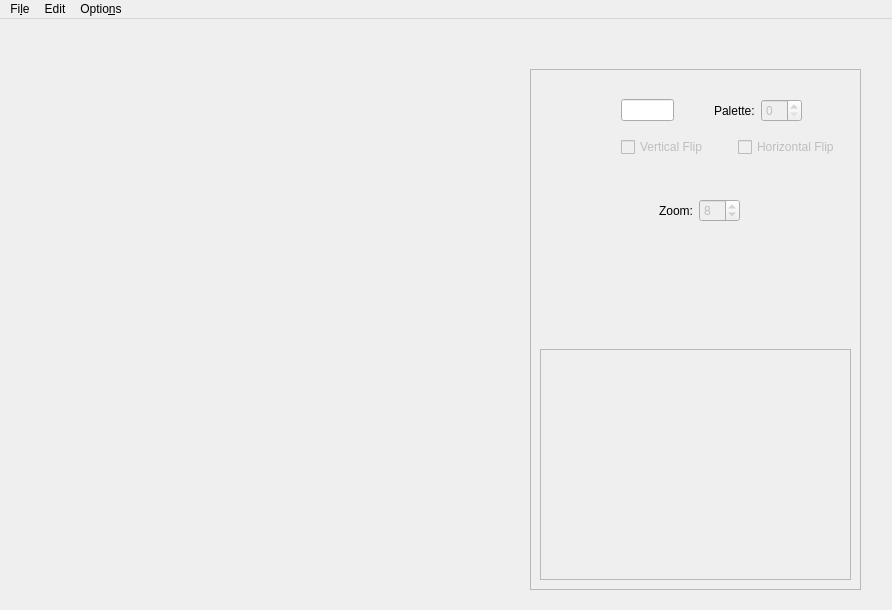
<?xml version="1.0" encoding="UTF-8"?>
<ui version="4.0">
 <class>MainWindow</class>
 <widget class="QMainWindow" name="MainWindow">
  <property name="geometry">
   <rect>
    <x>0</x>
    <y>0</y>
    <width>892</width>
    <height>610</height>
   </rect>
  </property>
  <property name="windowTitle">
   <string>Thracia Tileset Editor</string>
  </property>
  <widget class="QWidget" name="centralWidget">
   <widget class="TileSetLabel" name="tileSetLabel">
    <property name="enabled">
     <bool>false</bool>
    </property>
    <property name="geometry">
     <rect>
      <x>10</x>
      <y>50</y>
      <width>512</width>
      <height>512</height>
     </rect>
    </property>
    <property name="sizePolicy">
     <sizepolicy hsizetype="Fixed" vsizetype="Fixed">
      <horstretch>0</horstretch>
      <verstretch>0</verstretch>
     </sizepolicy>
    </property>
    <property name="minimumSize">
     <size>
      <width>512</width>
      <height>512</height>
     </size>
    </property>
    <property name="baseSize">
     <size>
      <width>512</width>
      <height>512</height>
     </size>
    </property>
    <property name="frameShape">
     <enum>QFrame::NoFrame</enum>
    </property>
    <property name="text">
     <string/>
    </property>
    <property name="alignment">
     <set>Qt::AlignLeading|Qt::AlignLeft|Qt::AlignTop</set>
    </property>
   </widget>
   <widget class="QFrame" name="frame">
    <property name="geometry">
     <rect>
      <x>530</x>
      <y>50</y>
      <width>331</width>
      <height>521</height>
     </rect>
    </property>
    <property name="frameShape">
     <enum>QFrame::StyledPanel</enum>
    </property>
    <property name="frameShadow">
     <enum>QFrame::Raised</enum>
    </property>
    <widget class="QScrollArea" name="scrollArea">
     <property name="geometry">
      <rect>
       <x>10</x>
       <y>280</y>
       <width>311</width>
       <height>231</height>
      </rect>
     </property>
     <property name="frameShape">
      <enum>QFrame::StyledPanel</enum>
     </property>
     <property name="verticalScrollBarPolicy">
      <enum>Qt::ScrollBarAsNeeded</enum>
     </property>
     <property name="sizeAdjustPolicy">
      <enum>QAbstractScrollArea::AdjustIgnored</enum>
     </property>
     <property name="widgetResizable">
      <bool>true</bool>
     </property>
     <property name="alignment">
      <set>Qt::AlignHCenter|Qt::AlignTop</set>
     </property>
     <widget class="QWidget" name="scrollAreaWidgetContents">
      <property name="geometry">
       <rect>
        <x>0</x>
        <y>0</y>
        <width>309</width>
        <height>229</height>
       </rect>
      </property>
      <layout class="QGridLayout" name="gridLayout_2">
       <item row="0" column="0">
        <widget class="TileSetLabel" name="rawTilesLabel">
         <property name="sizePolicy">
          <sizepolicy hsizetype="Expanding" vsizetype="Expanding">
           <horstretch>0</horstretch>
           <verstretch>0</verstretch>
          </sizepolicy>
         </property>
         <property name="maximumSize">
          <size>
           <width>256</width>
           <height>640</height>
          </size>
         </property>
         <property name="text">
          <string/>
         </property>
         <property name="alignment">
          <set>Qt::AlignLeading|Qt::AlignLeft|Qt::AlignTop</set>
         </property>
        </widget>
       </item>
      </layout>
     </widget>
    </widget>
    <widget class="QWidget" name="layoutWidget">
     <property name="geometry">
      <rect>
       <x>10</x>
       <y>10</y>
       <width>311</width>
       <height>181</height>
      </rect>
     </property>
     <layout class="QGridLayout" name="gridLayout_6">
      <item row="0" column="0">
       <widget class="TileSetLabel" name="tileEditLabel">
        <property name="enabled">
         <bool>false</bool>
        </property>
        <property name="sizePolicy">
         <sizepolicy hsizetype="Preferred" vsizetype="Expanding">
          <horstretch>1</horstretch>
          <verstretch>0</verstretch>
         </sizepolicy>
        </property>
        <property name="minimumSize">
         <size>
          <width>64</width>
          <height>64</height>
         </size>
        </property>
        <property name="text">
         <string/>
        </property>
        <property name="alignment">
         <set>Qt::AlignLeading|Qt::AlignLeft|Qt::AlignTop</set>
        </property>
       </widget>
      </item>
      <item row="0" column="1">
       <layout class="QGridLayout" name="gridLayout">
        <item row="0" column="0">
         <layout class="QHBoxLayout" name="horizontalLayout_2">
          <item>
           <widget class="QLineEdit" name="tileNumberEdit">
            <property name="sizePolicy">
             <sizepolicy hsizetype="Expanding" vsizetype="Fixed">
              <horstretch>0</horstretch>
              <verstretch>0</verstretch>
             </sizepolicy>
            </property>
            <property name="maximumSize">
             <size>
              <width>60</width>
              <height>16777215</height>
             </size>
            </property>
            <property name="readOnly">
             <bool>true</bool>
            </property>
           </widget>
          </item>
          <item>
           <spacer name="horizontalSpacer">
            <property name="orientation">
             <enum>Qt::Horizontal</enum>
            </property>
            <property name="sizeHint" stdset="0">
             <size>
              <width>40</width>
              <height>20</height>
             </size>
            </property>
           </spacer>
          </item>
         </layout>
        </item>
        <item row="0" column="1" colspan="2">
         <widget class="QLabel" name="label_6">
          <property name="sizePolicy">
           <sizepolicy hsizetype="Fixed" vsizetype="Preferred">
            <horstretch>0</horstretch>
            <verstretch>0</verstretch>
           </sizepolicy>
          </property>
          <property name="text">
           <string>Palette:</string>
          </property>
         </widget>
        </item>
        <item row="0" column="3">
         <widget class="QSpinBox" name="tilePalletteSpinBox">
          <property name="enabled">
           <bool>false</bool>
          </property>
          <property name="maximum">
           <number>63</number>
          </property>
          <property name="value">
           <number>0</number>
          </property>
         </widget>
        </item>
        <item row="1" column="0" colspan="2">
         <widget class="QCheckBox" name="tileVFlipCheckBox">
          <property name="enabled">
           <bool>false</bool>
          </property>
          <property name="text">
           <string>Vertical Flip</string>
          </property>
         </widget>
        </item>
        <item row="1" column="2" colspan="3">
         <widget class="QCheckBox" name="tileHFlipCheckBox">
          <property name="enabled">
           <bool>false</bool>
          </property>
          <property name="text">
           <string>Horizontal Flip</string>
          </property>
         </widget>
        </item>
        <item row="0" column="4">
         <spacer name="horizontalSpacer_3">
          <property name="orientation">
           <enum>Qt::Horizontal</enum>
          </property>
          <property name="sizeHint" stdset="0">
           <size>
            <width>40</width>
            <height>20</height>
           </size>
          </property>
         </spacer>
        </item>
       </layout>
      </item>
      <item row="1" column="0" colspan="2">
       <layout class="QHBoxLayout" name="horizontalLayout_4">
        <item>
         <widget class="QScrollArea" name="scrollArea_2">
          <property name="frameShape">
           <enum>QFrame::NoFrame</enum>
          </property>
          <property name="widgetResizable">
           <bool>true</bool>
          </property>
          <widget class="QWidget" name="scrollAreaWidgetContents_2">
           <property name="geometry">
            <rect>
             <x>0</x>
             <y>0</y>
             <width>104</width>
             <height>84</height>
            </rect>
           </property>
           <layout class="QGridLayout" name="gridLayout_3">
            <item row="0" column="0">
             <widget class="TileSetLabel" name="rawTileEditLabel">
              <property name="sizePolicy">
               <sizepolicy hsizetype="Expanding" vsizetype="Expanding">
                <horstretch>0</horstretch>
                <verstretch>0</verstretch>
               </sizepolicy>
              </property>
              <property name="maximumSize">
               <size>
                <width>160</width>
                <height>160</height>
               </size>
              </property>
              <property name="text">
               <string/>
              </property>
              <property name="alignment">
               <set>Qt::AlignLeading|Qt::AlignLeft|Qt::AlignTop</set>
              </property>
             </widget>
            </item>
           </layout>
          </widget>
         </widget>
        </item>
        <item>
         <layout class="QGridLayout" name="gridLayout_4">
          <item row="0" column="0" colspan="2">
           <layout class="QHBoxLayout" name="horizontalLayout_3">
            <item>
             <widget class="QLabel" name="label_7">
              <property name="text">
               <string>Zoom:</string>
              </property>
             </widget>
            </item>
            <item>
             <widget class="QSpinBox" name="zoomBGTileSpinBox">
              <property name="enabled">
               <bool>false</bool>
              </property>
              <property name="minimum">
               <number>1</number>
              </property>
              <property name="maximum">
               <number>20</number>
              </property>
              <property name="value">
               <number>8</number>
              </property>
             </widget>
            </item>
           </layout>
          </item>
          <item row="0" column="2">
           <spacer name="horizontalSpacer_2">
            <property name="orientation">
             <enum>Qt::Horizontal</enum>
            </property>
            <property name="sizeHint" stdset="0">
             <size>
              <width>100</width>
              <height>20</height>
             </size>
            </property>
           </spacer>
          </item>
         </layout>
        </item>
       </layout>
      </item>
     </layout>
    </widget>
    <widget class="QWidget" name="layoutWidget">
     <property name="geometry">
      <rect>
       <x>10</x>
       <y>190</y>
       <width>311</width>
       <height>86</height>
      </rect>
     </property>
     <layout class="QHBoxLayout" name="horizontalLayout_7">
      <item>
       <widget class="QFrame" name="frame_2">
        <property name="frameShape">
         <enum>QFrame::NoFrame</enum>
        </property>
        <property name="frameShadow">
         <enum>QFrame::Raised</enum>
        </property>
        <layout class="QHBoxLayout" name="horizontalLayout_6">
         <item>
          <widget class="QLabel" name="selectedColorLabel">
           <property name="sizePolicy">
            <sizepolicy hsizetype="Preferred" vsizetype="Expanding">
             <horstretch>0</horstretch>
             <verstretch>0</verstretch>
            </sizepolicy>
           </property>
           <property name="minimumSize">
            <size>
             <width>48</width>
             <height>48</height>
            </size>
           </property>
           <property name="text">
            <string/>
           </property>
           <property name="alignment">
            <set>Qt::AlignLeading|Qt::AlignLeft|Qt::AlignTop</set>
           </property>
          </widget>
         </item>
        </layout>
       </widget>
      </item>
      <item>
       <widget class="QScrollArea" name="scrollArea_3">
        <property name="frameShape">
         <enum>QFrame::NoFrame</enum>
        </property>
        <property name="widgetResizable">
         <bool>true</bool>
        </property>
        <widget class="QWidget" name="scrollAreaWidgetContents_3">
         <property name="geometry">
          <rect>
           <x>0</x>
           <y>0</y>
           <width>237</width>
           <height>84</height>
          </rect>
         </property>
         <layout class="QHBoxLayout" name="horizontalLayout_5">
          <item>
           <widget class="TileSetLabel" name="paletteLabel">
            <property name="sizePolicy">
             <sizepolicy hsizetype="Preferred" vsizetype="Minimum">
              <horstretch>0</horstretch>
              <verstretch>0</verstretch>
             </sizepolicy>
            </property>
            <property name="text">
             <string/>
            </property>
            <property name="alignment">
             <set>Qt::AlignLeading|Qt::AlignLeft|Qt::AlignTop</set>
            </property>
           </widget>
          </item>
         </layout>
        </widget>
       </widget>
      </item>
     </layout>
    </widget>
   </widget>
  </widget>
  <widget class="QMenuBar" name="menuBar">
   <property name="geometry">
    <rect>
     <x>0</x>
     <y>0</y>
     <width>892</width>
     <height>23</height>
    </rect>
   </property>
   <widget class="QMenu" name="menuFile">
    <property name="title">
     <string>Fi&amp;le</string>
    </property>
    <addaction name="actionOpen"/>
    <addaction name="actionOpen_From_Files"/>
    <addaction name="separator"/>
    <addaction name="actionExport"/>
    <addaction name="actionExport_PNG"/>
   </widget>
   <widget class="QMenu" name="menuOptions">
    <property name="title">
     <string>Optio&amp;ns</string>
    </property>
    <addaction name="actionHighlight_Same_BG_Tile"/>
   </widget>
   <widget class="QMenu" name="menuEdit">
    <property name="title">
     <string>Edit</string>
    </property>
    <addaction name="actionUndo"/>
    <addaction name="actionRedo"/>
   </widget>
   <addaction name="menuFile"/>
   <addaction name="menuEdit"/>
   <addaction name="menuOptions"/>
  </widget>
  <action name="actionOpen">
   <property name="enabled">
    <bool>false</bool>
   </property>
   <property name="text">
    <string>&amp;Open ROM</string>
   </property>
  </action>
  <action name="actionOpen_Directory">
   <property name="text">
    <string>Open &amp;Directory</string>
   </property>
  </action>
  <action name="actionExport">
   <property name="enabled">
    <bool>false</bool>
   </property>
   <property name="text">
    <string>&amp;Export</string>
   </property>
   <property name="iconText">
    <string>Export Current</string>
   </property>
   <property name="toolTip">
    <string>Export Current Tileset Data</string>
   </property>
  </action>
  <action name="actionHighlight_Same_BG_Tile">
   <property name="checkable">
    <bool>true</bool>
   </property>
   <property name="enabled">
    <bool>false</bool>
   </property>
   <property name="text">
    <string>&amp;Highlight Same BG Tile</string>
   </property>
  </action>
  <action name="actionUndo">
   <property name="enabled">
    <bool>false</bool>
   </property>
   <property name="text">
    <string>&amp;Undo</string>
   </property>
   <property name="shortcut">
    <string>Ctrl+Z</string>
   </property>
  </action>
  <action name="actionRedo">
   <property name="enabled">
    <bool>false</bool>
   </property>
   <property name="text">
    <string>&amp;Redo</string>
   </property>
   <property name="shortcut">
    <string>Ctrl+Y</string>
   </property>
  </action>
  <action name="actionOpen_From_Files">
   <property name="text">
    <string>Open &amp;From Files</string>
   </property>
  </action>
  <action name="actionExport_PNG">
   <property name="enabled">
    <bool>false</bool>
   </property>
   <property name="text">
    <string>Export PNG</string>
   </property>
  </action>
 </widget>
 <layoutdefault spacing="6" margin="11"/>
 <customwidgets>
  <customwidget>
   <class>TileSetLabel</class>
   <extends>QLabel</extends>
   <header>tilesetlabel.h</header>
  </customwidget>
 </customwidgets>
 <resources/>
 <connections/>
</ui>
